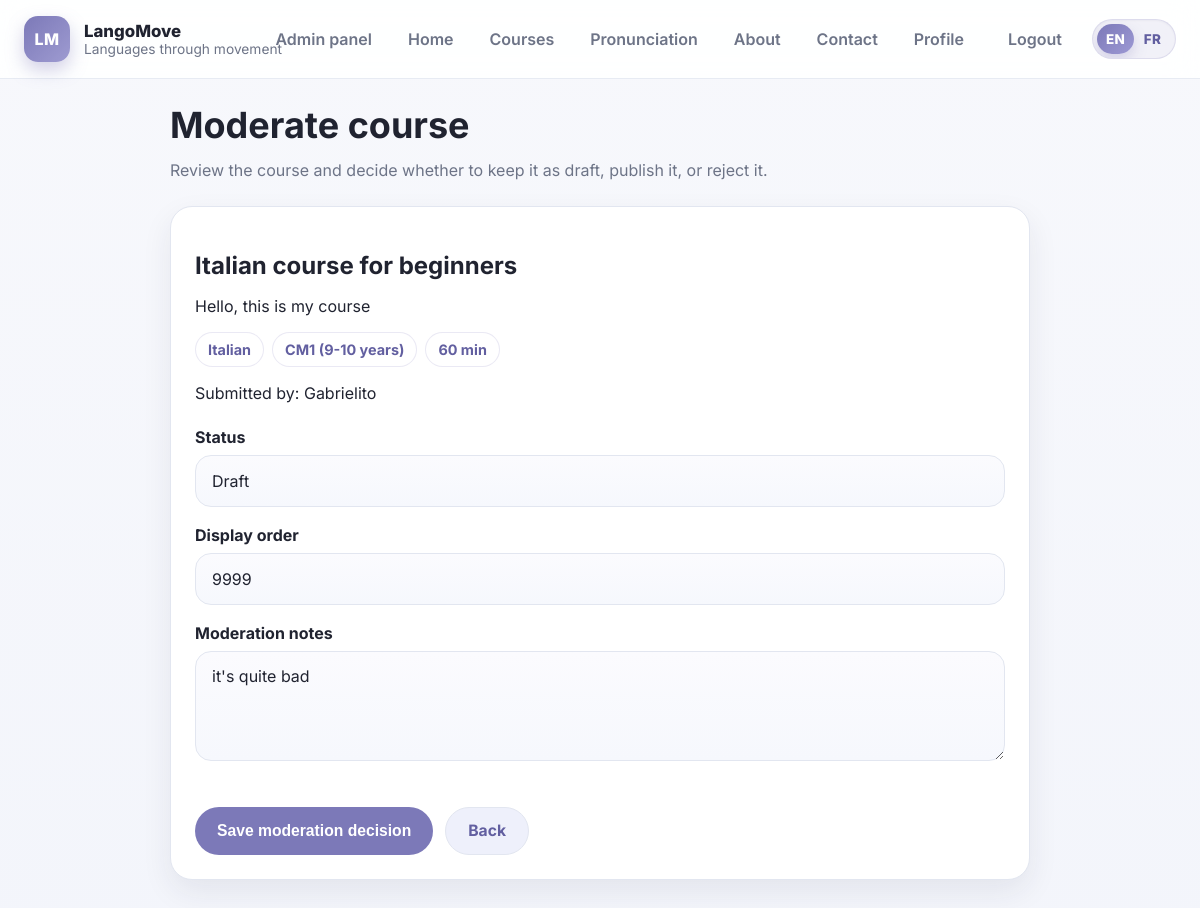
The app's page /moderation/courses/4/ (signed in) with its own data.
### apps/curriculum/models.py (models this page shows, shortened)
class TimeStampedModel(models.Model):
    created_at = models.DateTimeField(auto_now_add=True)
    updated_at = models.DateTimeField(auto_now=True)
    class Meta:
        abstract = True

class Course(TimeStampedModel):
    title = models.CharField(max_length=255)
    language = models.ForeignKey(
        Language,
        on_delete=models.PROTECT,
        related_name="courses",
    )
    age_group = models.ForeignKey(
        AgeGroup,
        on_delete=models.PROTECT,
        related_name="courses",
        null=True,
        blank=True,
    )
    sessions_count = models.PositiveIntegerField(default=0)
    minutes_per_session = models.PositiveIntegerField(default=0)
    description = models.TextField(blank=True)
    card_image = models.URLField(blank=True, max_length=1000)
    slug = models.SlugField(max_length=255, unique=True)
    display_order = models.PositiveIntegerField(default=9999)
    status = models.CharField(
        max_length=20,
        choices=CourseStatus.choices,
        default=CourseStatus.DRAFT,
        db_index=True,
    )
    created_by = models.ForeignKey(
        settings.AUTH_USER_MODEL,
        on_delete=models.SET_NULL,
        null=True,
        blank=True,
        related_name="courses_created",
    )
    approved_by = models.ForeignKey(
        settings.AUTH_USER_MODEL,
        on_delete=models.SET_NULL,
        null=True,
        blank=True,
        related_name="courses_approved",
    )
    approved_at = models.DateTimeField(null=True, blank=True)
    moderation_notes = models.TextField(blank=True)
    class Meta:
        ordering = ["display_order", "title"]

class Language(TimeStampedModel):
    code = models.CharField(max_length=10, unique=True)
    name = models.CharField(max_length=100)
    flag = models.CharField(max_length=20, blank=True)
    slug = models.SlugField(max_length=120, unique=True)
    class Meta:
        ordering = ["name"]

class AgeGroup(TimeStampedModel):
    name = models.CharField(max_length=100, unique=True)
    education_stage = models.CharField(max_length=100, blank=True)
    label = models.CharField(max_length=150, blank=True)
    min_age = models.PositiveIntegerField(null=True, blank=True)
    max_age = models.PositiveIntegerField(null=True, blank=True)
    display_order = models.PositiveIntegerField(default=9999)
    class Meta:
        ordering = ["display_order", "name"]

### apps/users/models/user.py (models this page shows, shortened)
class User(AbstractUser):
    email = models.EmailField(unique=True)
    role = models.CharField(
        max_length=20,
        choices=UserRole.choices,
        default=UserRole.GUEST,
    )
    photo = models.ImageField(upload_to="profiles/", blank=True, null=True)
    date_of_birth = models.DateField(blank=True, null=True)
    phone = models.CharField(max_length=50, blank=True)
    city = models.CharField(max_length=120, blank=True)
    country = models.CharField(max_length=120, blank=True)
    bio = models.TextField(blank=True)
    USERNAME_FIELD = "email"
    REQUIRED_FIELDS = ["username"]

### apps/website/views/course_submission.py (the view)
# urls.py: path("moderation/courses/<int:pk>/", course_moderation_detail_view, name="course-moderation-detail"),
@login_required
def course_moderation_detail_view(request, pk):
    if not _is_admin(request.user):
        messages.error(request, "Admin access required.")
        return redirect("home")
    course = get_object_or_404(
        Course.objects.select_related("language", "age_group", "created_by", "approved_by"),
        pk=pk,
    )
    if request.method == "POST":
        form = CourseModerationForm(request.POST, instance=course)
        if form.is_valid():
            course = form.save(commit=False)
            if course.status == CourseStatus.PUBLISHED:
                course.approved_by = request.user
                course.approved_at = timezone.now()
            elif course.status != CourseStatus.PUBLISHED:
                course.approved_by = None
                course.approved_at = None
            course.save()
            messages.success(request, "Course moderation updated.")
            return redirect("course-moderation-list")
    else:
        form = CourseModerationForm(instance=course)
    return render(
        request,
        "website/course_moderation_detail.html",
        {
            "course": course,
            "form": form,
        },
    )

### apps/curriculum/forms.py
class CourseModerationForm(forms.ModelForm):
    class Meta:
        model = Course
        fields = ["status", "display_order", "moderation_notes"]
        widgets = {
            "moderation_notes": forms.Textarea(attrs={"rows": 4}),
        }

### apps/website/views/course_submission.py (called while the page is built)
def _is_admin(user):
    return user.is_authenticated and user.role == UserRole.ADMIN

### templates/website/course_moderation_detail.html (shortened to what this page needs)
{% extends "base.html" %}
{% block content %}
<section class="page-section">
    <div class="container" style="max-width: 860px;">
        <div class="section-header">
            <h1>Moderate course</h1>
            <p>Review the course and decide whether to keep it as draft, publish it, or reject it.</p>
        </div>
        <div class="card">
            <div class="card-body">
                <h2 style="margin-bottom: 8px;">{{ course.title }}</h2>
                <p>{{ course.description }}</p>
                <div class="modal-pill-row" style="margin: 16px 0;">
                    <span class="modal-pill">{{ course.language.name }}</span>
                    {% if course.age_group %}
                        <span class="modal-pill">{{ course.age_group.label|default:course.age_group.name }}</span>
                    {% endif %}
                    <span class="modal-pill">{{ course.minutes_per_session }} min</span>
                </div>
                <p>
                    Submitted by:
                    {% if course.created_by %}{{ course.created_by.username }}{% else %}Unknown{% endif %}
                </p>
                <form method="post" class="auth-form" style="margin-top: 24px;">
                    <div class="auth-field">
                        <label for="{{ form.status.id_for_label }}">Status</label>
                        {{ form.status }}
                    </div>
                    <div class="auth-field">
                        <label for="{{ form.display_order.id_for_label }}">Display order</label>
                        {{ form.display_order }}
                    </div>
                    <div class="auth-field">
                        <label for="{{ form.moderation_notes.id_for_label }}">Moderation notes</label>
                        {{ form.moderation_notes }}
                    </div>
                    <div class="form-actions">
                        <button type="submit" class="button">Save moderation decision</button>
                        <a href="{% url 'course-moderation-list' %}" class="button-secondary">Back</a>
                    </div>
                </form>
            </div>
        </div>
    </div>
</section>
{% endblock %}

### static/css/base.css (style rules this page uses)
:root { --bg: #f5f6fb; --surface: #ffffff; --surface-soft: #f0f2fa; --border: #e2e6f0; --text: #202330; --muted: #6d7487; --primary: #7c79b8; --primary-dark: #625fa0; --accent: #eef0fb; --success: #2f7d57; --shadow: 0 12px 30px rgba(34, 42, 70, 0.08); --radius-lg: 22px; --radius-md: 16px; --radius-sm: 12px; --container: 1180px; }
* { box-sizing: border-box; }
html { scroll-behavior: smooth; }
body { margin: 0; font-family: "Inter", sans-serif; color: var(--text); background: linear-gradient(180deg, #f7f8fc 0%, #f3f5fb 100%); }
a { color: inherit; text-decoration: none; }
.container { width: min(var(--container), calc(100% - 48px)); margin: 0 auto; }

### static/css/layout.css (style rules this page uses)
.page-section { padding: 24px 0; }
.section-header { margin-bottom: 22px; }
.section-header h2, .section-header h1 { margin: 0 0 10px; font-size: clamp(1.8rem, 3vw, 2.5rem); }
.section-header p { margin: 0; color: var(--muted); line-height: 1.7; max-width: 780px; }

### static/css/buttons.css (style rules this page uses)
.button { display: inline-flex; align-items: center; justify-content: center; gap: 8px; padding: 12px 18px; border-radius: 999px; background: var(--primary); color: white; font-weight: 700; border: none; cursor: pointer; transition: 0.2s ease; }
.button-secondary { background: var(--accent); color: var(--primary-dark); }
.form-actions { display: flex; gap: 12px; margin-top: 28px; align-items: center; flex-wrap: wrap; }
.form-actions .button, .form-actions .button-secondary { display: inline-flex; align-items: center; justify-content: center; height: 48px; padding: 0 22px; border-radius: 999px; font-weight: 700; font-size: 0.98rem; line-height: 1; text-decoration: none; white-space: nowrap; box-sizing: border-box; }
.form-actions .button-secondary { border: 1px solid var(--border); }

### static/css/cards.css (style rules this page uses)
.card { background: var(--surface); border: 1px solid var(--border); border-radius: var(--radius-lg); box-shadow: var(--shadow); }
.card-body { padding: 24px; }

### static/css/auth.css (style rules this page uses)
.auth-form { display: grid; gap: 18px; width: 100%; }
.auth-field { display: grid; gap: 8px; width: 100%; }
.auth-field label { font-weight: 700; color: var(--text); text-align: left; }
.auth-field input, .auth-field select, .auth-field textarea { width: 100%; min-height: 52px; padding: 14px 16px; border-radius: 16px; border: 1px solid var(--border); background: linear-gradient(180deg, #fbfbfe 0%, #f6f8fd 100%); color: var(--text); font-family: inherit; font-size: 1rem; transition: border-color 0.18s ease, box-shadow 0.18s ease, background 0.18s ease; outline: none; appearance: none; }

### static/css/modal.css (style rules this page uses)
.modal-pill-row { display: flex; gap: 8px; flex-wrap: wrap; margin: 10px 0 12px; }
.modal-pill { display: inline-flex; align-items: center; padding: 8px 12px; border-radius: 999px; background: white; border: 1px solid rgba(124, 121, 184, 0.16); color: var(--primary-dark); font-size: 0.9rem; font-weight: 700; }

### records on screen
Course: title "Italian course for beginners", description "Hello, this is my course", language.name "Italian", age_group.label "CM1 (9-10 years)", minutes_per_session "60", created_by.username "Gabrielito", status "Draft", display_order "9999", moderation_notes "it's quite bad"
